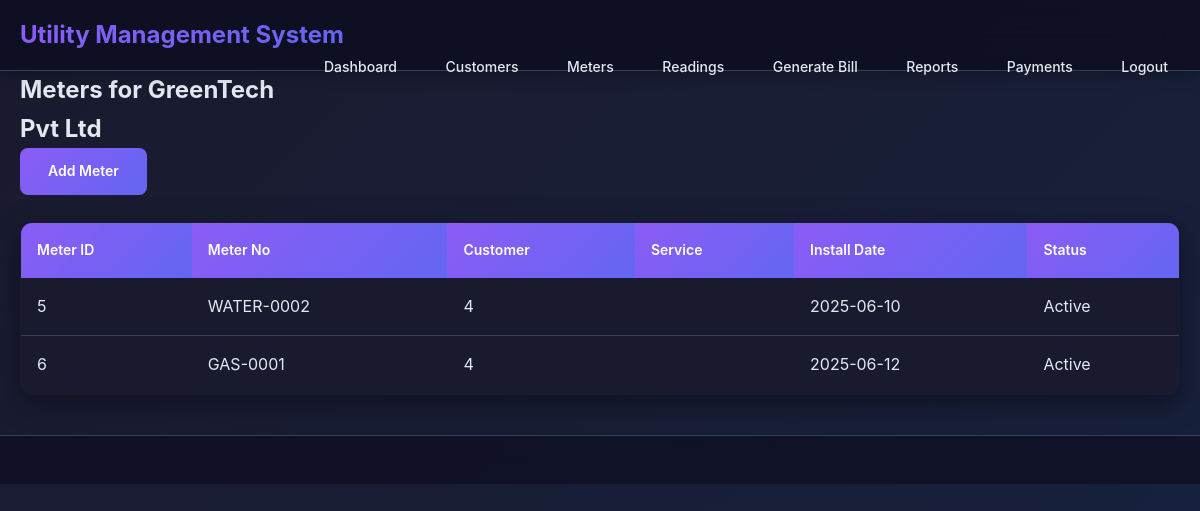
Page /public/meters.php?customer_id=4 (signed in) on the committed database.
### tables this page shows
CREATE TABLE customer (
  customer_id INT AUTO_INCREMENT PRIMARY KEY,
  customer_type ENUM('Household','Business','Government') NOT NULL,
  name VARCHAR(150) NOT NULL,
  address TEXT,
  city VARCHAR(100),
  phone VARCHAR(20),
  email VARCHAR(100),
  created_at DATETIME DEFAULT CURRENT_TIMESTAMP
);

CREATE TABLE meter (
  meter_id INT AUTO_INCREMENT PRIMARY KEY,
  meter_no VARCHAR(50) NOT NULL UNIQUE,
  customer_id INT NOT NULL,
  service_id INT NOT NULL,
  install_date DATE,
  status ENUM('Active','Inactive','Disconnected') DEFAULT 'Active',
  FOREIGN KEY (customer_id) REFERENCES customer(customer_id) ON DELETE CASCADE,
  FOREIGN KEY (service_id) REFERENCES service(service_id) ON DELETE RESTRICT
);

### public/meters.php (the view, shortened to what this page needs)
<?php
require_once __DIR__ . '/../includes/config.php';
require_once __DIR__ . '/../includes/header.php';
$customer_id = intval($_GET['customer_id'] ?? 0);
if ($customer_id) {
    $stmt = $pdo->prepare("SELECT * FROM meter WHERE customer_id = :cid");
    $stmt->execute([':cid'=>$customer_id]);
    $meters = $stmt->fetchAll();
    $cust = $pdo->prepare("SELECT name FROM customer WHERE customer_id = :cid");
    $cust->execute([':cid'=>$customer_id]);
    $custname = $cust->fetchColumn();
    echo "<h2>Meters for " . htmlspecialchars($custname) . "</h2>";
    echo "<a class='btn' href='add_meter.php?customer_id={$customer_id}'>Add Meter</a>";
}
?>
<table class="table">
  <thead><tr><th>Meter ID</th><th>Meter No</th><th>Customer</th><th>Service</th><th>Install Date</th><th>Status</th></tr></thead>
  <tbody>
    <?php foreach($meters as $m): ?>
    <tr>
      <td><?= $m['meter_id'] ?></td>
      <td><?= htmlspecialchars($m['meter_no']) ?></td>
      <td><?= htmlspecialchars($m['customer_name'] ?? ($m['customer_id']??'')) ?></td>
      <td><?= htmlspecialchars($m['service_name'] ?? '') ?></td>
      <td><?= htmlspecialchars($m['install_date']) ?></td>
      <td><?= $m['status'] ?></td>
    </tr>
    <?php endforeach; ?>
  </tbody>
</table>
<?php require_once __DIR__ . '/../includes/footer.php'; ?>

### assets/css/style.css (style rules this page uses)
:root { --max-width: 1200px; --primary: #8b5cf6; --primary-dark: #7c3aed; --secondary: #ec4899; --accent: #f59e0b; --success: #10b981; --warning: #f59e0b; --error: #ef4444; --info: #06b6d4; --dark: #0f0f23; --dark-light: #1a1a2e; --dark-lighter: #252547; --light: #e2e8f0; --light-muted: #94a3b8; --gray-100: #1e293b; --gray-200: #334155; --gray-300: #475569; --gray-400: #64748b; --gray-500: #94a3b8; --gray-600: #cbd5e1; --gradient-primary: linear-gradient(135deg, #8b5cf6 0%, #6366f1 100%); --gradient-secondary: linear-gradient(135deg, #ec4899 0%, #f97316 100%); --gradient-accent: linear-gradient(135deg, #f59e0b 0%, #eab308 100%); --gradient-dark: linear-gradient(135deg, #1a1a2e 0%, #16213e 100%); --shadow-sm: 0 2px 15px rgba(0, 0, 0, 0.3); --shadow-md: 0 8px 30px rgba(0, 0, 0, 0.4); --shadow-lg: 0 16px 50px rgba(0, 0, 0, 0.5); --border-radius: 12px; --border-radius-lg: 16px; }
* { box-sizing: border-box; margin: 0; padding: 0; }
body { font-family: 'Inter', 'Segoe UI', Arial, sans-serif; background: var(--gradient-dark); margin: 0; color: var(--light); line-height: 1.6; min-height: 100vh; }
.btn { display: inline-block; padding: 12px 28px; background: var(--gradient-primary); color: white; border-radius: 8px; border: none; cursor: pointer; text-decoration: none; font-weight: 600; font-size: 14px; transition: all 0.3s ease; position: relative; overflow: hidden; }
.btn::before { content: ''; position: absolute; top: 0; left: -100%; width: 100%; height: 100%; background: linear-gradient(90deg, transparent, rgba(255,255,255,0.2), transparent); transition: left 0.5s; }
.table { width: 100%; border-collapse: collapse; margin-top: 20px; background: var(--dark-light); border-radius: var(--border-radius); overflow: hidden; box-shadow: var(--shadow-md); border: 1px solid var(--gray-200); }
.table th { background: var(--gradient-primary); color: white; padding: 16px; text-align: left; font-weight: 600; font-size: 14px; }
.table td { padding: 16px; border-bottom: 1px solid var(--gray-200); color: var(--light); }
.table tr:last-child td { border-bottom: none; }
.login-box, .card, .table { animation: fadeInUp 0.6s ease-out; }
::placeholder { color: var(--gray-400); }

### rows in the picture
customer: name "GreenTech Pvt Ltd"
meter: meter_id "5", meter_no "WATER-0002", customer "4", install_date "2025-06-10", status "Active"
meter: meter_id "6", meter_no "GAS-0001", customer "4", install_date "2025-06-12", status "Active"
